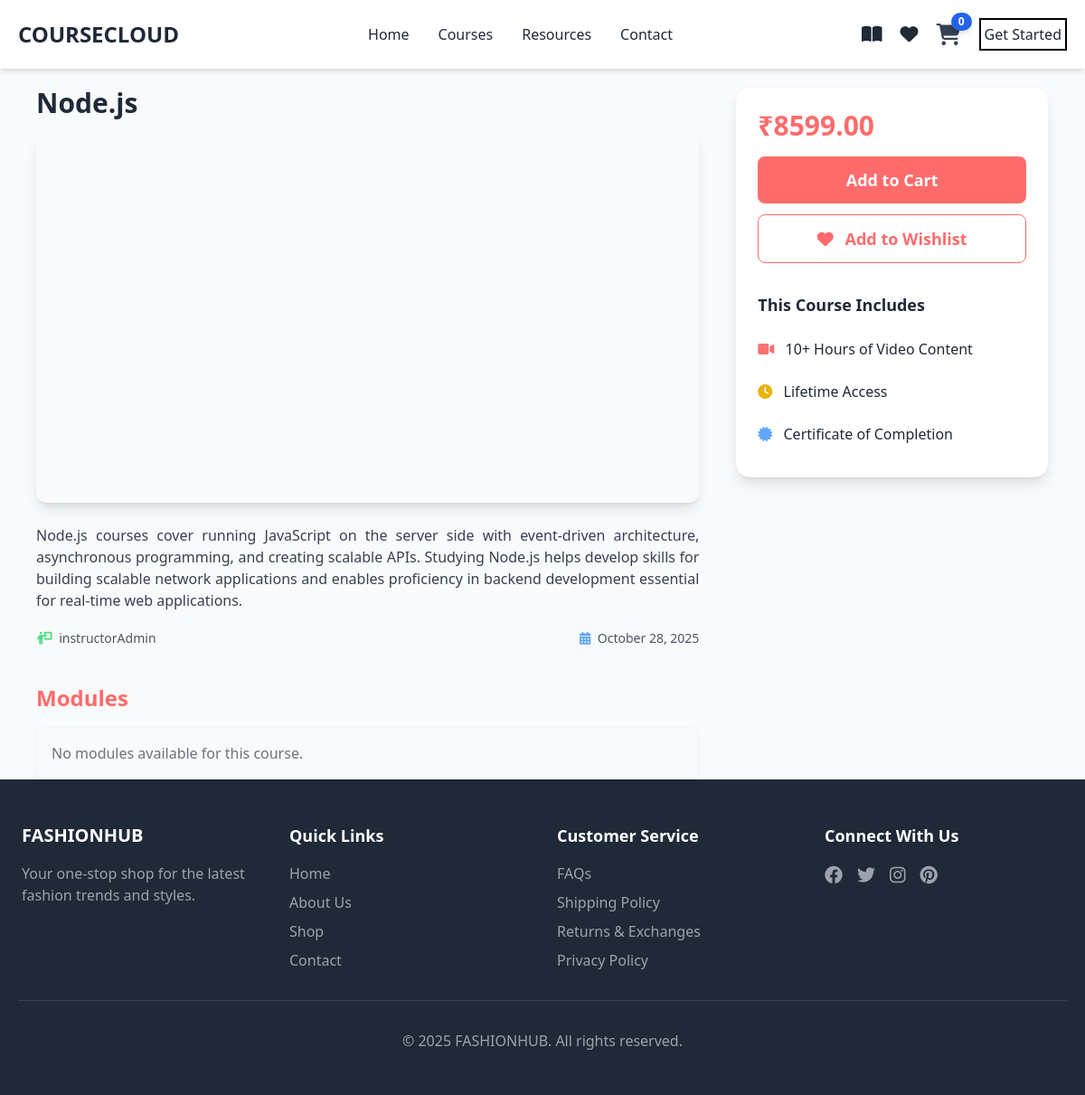
Page /student/coursedet/6/ on the committed database.
### instructor/models.py (models this page shows, shortened)
class Course(models.Model):
    title=models.CharField(max_length=100)
    description=models.TextField()
    price=models.DecimalField(decimal_places=2,max_digits=6)
    picture=models.ImageField(upload_to="course_pics",null=True,blank=True,default="course_pics/default.png")
    thumbnail=EmbedVideoField()
    is_free=models.BooleanField(default=False)
    instructor=models.ForeignKey(User,on_delete=models.SET_NULL,related_name="courses",null=True)
    Category_obj=models.ManyToManyField(Category)
    created_at=models.DateTimeField(auto_now_add=True)
    updated_at=models.DateTimeField(auto_now=True)

class User(AbstractUser):
    role_options = [
        ("instructor", "instructor"),
        ("student", "student"),
    ]
    role = models.CharField(max_length=30, choices=role_options, default="student")

### student/views.py (the view)
# urls.py: path('coursedet/<int:pk>/', CourseDetails.as_view(), name='course-details'),
class CourseDetails(DetailView):
    template_name="course_details.html"
    queryset=Course.objects.all()

### student/context_processor.py (called while the page is built)
def cartCount(request):
    if request.user.is_authenticated:
        count=request.user.basket.all().count()
        return {"cartcount":count}
    else:
        return{"cartcount":0}

### student/templates/course_details.html (shortened to what this page needs)
{% extends 'base.html' %}
{% load embed_video_tags %}
{% block base %}
<div class="px-10 mt-5 w-full min-h-1/2">
  <div class="grid grid-cols-1 lg:grid-cols-3 gap-10 max-w-6xl mx-auto">
    <div class="lg:col-span-2">
      <h1 class="font-bold text-3xl mb-3">{{ object.title }}</h1>
      <div class="rounded-xl overflow-hidden shadow-lg mb-6 aspect-video">
      </div>
      <p class="text-justify text-gray-700 mb-5">
        {{ object.description }}
      </p>
      <div class="mt-5 flex justify-between text-gray-600 text-sm mb-10">
        <span>
          <i class="fa-solid fa-person-chalkboard mr-1 text-green-400"></i>
          {{ object.instructor }}
        </span>
        <span>
          <i class="fa-solid fa-calendar-days mr-1 text-blue-400"></i>
          {{ object.created_at|date:"F j, Y" }}
        </span>
      </div>
      <div class="mt-10">
        <h2 class="text-2xl font-semibold mb-4 text-primary">Modules</h2>
        <div class="divide-y divide-gray-200 border border-gray-100 rounded-lg shadow-sm">
          {% for module in object.modules.all %}
          <details class="group" open>
            <summary
              class="flex cursor-pointer list-none items-center justify-between py-4 px-4 text-lg font-medium text-gray-800 group-open:text-primary">
              {{ module.order }}. {{ module.title }}
              <div>
                <svg xmlns="http://www.w3.org/2000/svg" fill="none" viewBox="0 0 24 24" stroke-width="1.5"
                  stroke="currentColor" class="block h-5 w-5 group-open:hidden">
                  <path stroke-linecap="round" stroke-linejoin="round" d="M12 4.5v15m7.5-7.5h-15" />
                </svg>
                <svg xmlns="http://www.w3.org/2000/svg" fill="none" viewBox="0 0 24 24" stroke-width="1.5"
                  stroke="currentColor" class="hidden h-5 w-5 group-open:block">
                  <path stroke-linecap="round" stroke-linejoin="round" d="M19.5 12h-15" />
                </svg>
              </div>
            </summary>
            <div class="pb-4 px-6 text-gray-600">
              <ul class="list-none ml-2 space-y-2">
                {% for lesson in module.lessons.all %}
                <li class="flex justify-between items-center p-2 bg-gray-50 rounded-lg hover:bg-gray-100">
                  <div class="flex items-center space-x-2">
                    <i class="fa-solid fa-circle-play text-green-500"></i>
                    <span>{{ forloop.counter }}. {{ lesson.title }}</span>
                  </div>
                  <span class="text-sm text-gray-500">15 min</span>
                </li>
                {% endfor %}
              </ul>
            </div>
          </details>
          {% empty %}
          <p class="text-gray-500 p-4">No modules available for this course.</p>
          {% endfor %}
        </div>
      </div>
    </div>
    <div class="p-6 bg-white shadow-lg rounded-2xl border border-gray-100 h-fit mt-6 lg:mt-0">
      {% if object.is_free %}
        <p class="text-green-600 text-3xl font-bold mb-4">FREE</p>
      {% else %}
        <p class="text-primary text-3xl font-bold mb-4">₹{{ object.price }}</p>
      {% endif %}
      <a href="{% url 'add_to_cart' object.id %}">
        <button
          class="w-full bg-primary hover:bg-red-500 text-white py-3 rounded-lg text-lg font-semibold mb-3 transition-colors duration-300">
          Add to Cart
        </button>
      </a>
      <button
        class="w-full border border-primary text-primary hover:bg-primary hover:text-white py-3 rounded-lg text-lg font-semibold transition-colors duration-300">
        <i class="fa-solid fa-heart mr-2"></i> Add to Wishlist
      </button>
      <div class="mt-5 h-48 flex justify-around flex-col">
        <h1 class="text-lg font-bold">This Course Includes</h1>
        <p><i class="fa-solid fa-video mr-2 text-red-400"></i> 10+ Hours of Video Content</p>
        <p><i class="fa-solid fa-clock mr-2 text-yellow-500"></i> Lifetime Access</p>
        <p><i class="fa-solid fa-certificate mr-2 text-blue-400"></i> Certificate of Completion</p>
      </div>
    </div>
  </div>
</div>
{% endblock base %}

### rows in the picture
Course: title "Node.js", description "Node.js courses cover running JavaScript on the server side with event-driven architecture, asynchronous programming, and creating scalable APIs. Studying Node.js helps develop skills for building scalable network applications and enables proficiency in backend development essential for real-time web applications.", instructor "instructorAdmin", created_at "October 28, 2025", price "8599.00"

### other values in the picture
{{ cartcount }} "0"
